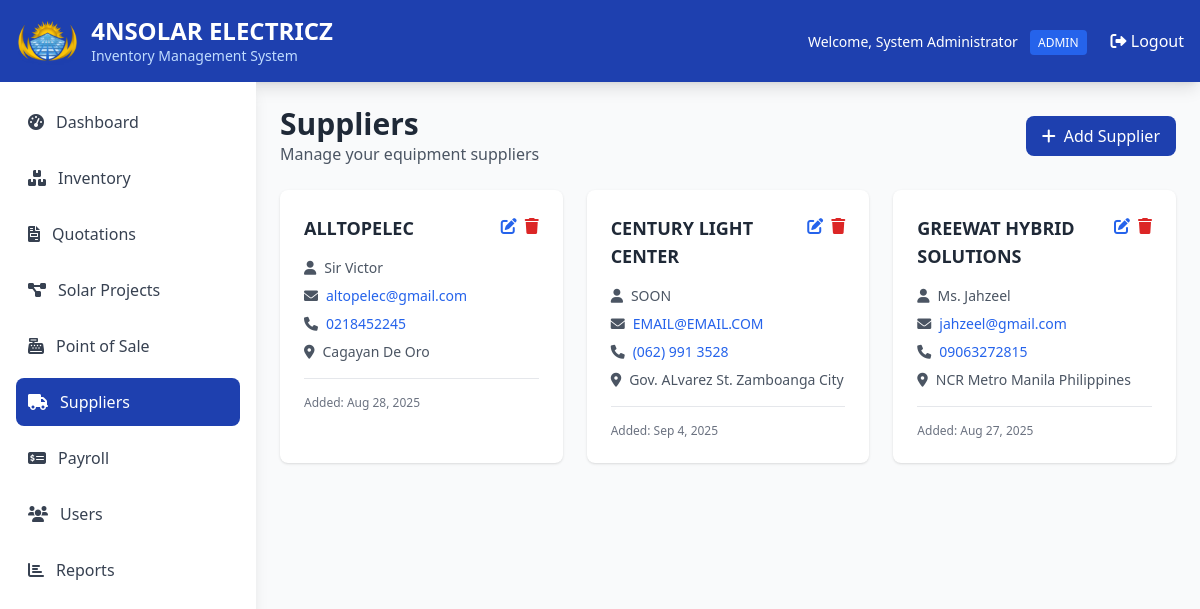
Page /suppliers.php (signed in) on the committed database.
### tables this page shows
CREATE TABLE `suppliers` (
  `id` int(11) NOT NULL,
  `name` varchar(100) NOT NULL,
  `contact_person` varchar(100) DEFAULT NULL,
  `email` varchar(100) DEFAULT NULL,
  `phone` varchar(20) DEFAULT NULL,
  `address` text DEFAULT NULL,
  `created_at` timestamp NOT NULL DEFAULT current_timestamp(),
  `updated_at` timestamp NOT NULL DEFAULT current_timestamp() ON UPDATE current_timestamp(),
  `is_active` tinyint(1) DEFAULT 1
);

### includes/config.php (called while the page is built, shortened)
<?php
function isLoggedIn() {
    return isset($_SESSION['user_id']);
}
function hasRole($role) {
    return isset($_SESSION['role']) && $_SESSION['role'] === $role;
}
function hasPermission($roles) {
    if ($_SESSION['role'] === ROLE_ADMIN) return true;
    return in_array($_SESSION['role'], $roles);
}
?>

### includes/suppliers.php (called while the page is built, shortened)
<?php
require_once 'config.php';
function getSuppliers($active_only = true) {
    global $pdo;
    $sql = "SELECT * FROM suppliers";
    $sql .= " ORDER BY name";
    $stmt = $pdo->query($sql);
    return $stmt->fetchAll();
}
?>

### suppliers.php (the view, shortened to what this page needs)
<?php
require_once 'includes/config.php';
require_once 'includes/auth.php';
require_once 'includes/suppliers.php';
$action = $_GET['action'] ?? 'list';
switch ($action) {
    default:
        $suppliers = getSuppliers(false);
        break;
}
include 'includes/header.php';
?>
<?php if ($action == 'list'): ?>
<div class="mb-6">
    <div class="flex justify-between items-center">
        <div>
            <h1 class="text-3xl font-bold text-gray-800">Suppliers</h1>
            <p class="text-gray-600">Manage your equipment suppliers</p>
        </div>
        <?php if (hasPermission([ROLE_ADMIN, ROLE_HR])): ?>
        <a href="?action=add" class="bg-solar-blue text-white px-4 py-2 rounded-lg hover:bg-blue-800 transition">
            <i class="fas fa-plus mr-2"></i>Add Supplier
        </a>
        <?php endif; ?>
    </div>
</div>
<div class="grid grid-cols-1 md:grid-cols-2 lg:grid-cols-3 gap-6">
    <?php if (!empty($suppliers)): ?>
        <?php foreach ($suppliers as $supplier): ?>
        <div class="bg-white rounded-lg shadow p-6 <?php echo !$supplier['is_active'] ? 'opacity-60' : ''; ?>">
            <div class="flex justify-between items-start mb-4">
                <div>
                    <h3 class="text-lg font-semibold text-gray-800"><?php echo htmlspecialchars($supplier['name']); ?></h3>
                </div>
                <div class="flex space-x-2">
                    <?php if (hasPermission([ROLE_ADMIN, ROLE_HR])): ?>
                    <a href="?action=edit&id=<?php echo $supplier['id']; ?>" class="text-blue-600 hover:text-blue-800">
                        <i class="fas fa-edit"></i>
                    </a>
                    <?php endif; ?>
                    <?php if (hasRole(ROLE_ADMIN)): ?>
                    <a href="?action=delete&id=<?php echo $supplier['id']; ?>" class="text-red-600 hover:text-red-800"
                       onclick="return confirmDelete('Are you sure you want to delete this supplier?')">
                        <i class="fas fa-trash"></i>
                    </a>
                    <?php endif; ?>
                </div>
            </div>
            <div class="space-y-2 text-sm text-gray-600">
                <?php if ($supplier['contact_person']): ?>
                <p><i class="fas fa-user mr-2"></i><?php echo htmlspecialchars($supplier['contact_person']); ?></p>
                <?php endif; ?>
                <?php if ($supplier['email']): ?>
                <p><i class="fas fa-envelope mr-2"></i><a href="mailto:<?php echo htmlspecialchars($supplier['email']); ?>" class="text-blue-600 hover:underline"><?php echo htmlspecialchars($supplier['email']); ?></a></p>
                <?php endif; ?>
                <?php if ($supplier['phone']): ?>
                <p><i class="fas fa-phone mr-2"></i><a href="tel:<?php echo htmlspecialchars($supplier['phone']); ?>" class="text-blue-600 hover:underline"><?php echo htmlspecialchars($supplier['phone']); ?></a></p>
                <?php endif; ?>
                <?php if ($supplier['address']): ?>
                <p><i class="fas fa-map-marker-alt mr-2"></i><?php echo htmlspecialchars($supplier['address']); ?></p>
                <?php endif; ?>
            </div>
            <div class="mt-4 pt-4 border-t text-xs text-gray-500">
                Added: <?php echo date('M j, Y', strtotime($supplier['created_at'])); ?>
            </div>
        </div>
        <?php endforeach; ?>
    <?php endif; ?>
</div>
<?php endif; ?>
<?php include 'includes/footer.php'; ?>

### rows in the picture
suppliers: name "ALLTOPELEC", contact_person "Sir Victor", email "altopelec@gmail.com", phone "0218452245", address "Cagayan De Oro", created_at "Aug 28, 2025"
suppliers: name "CENTURY LIGHT CENTER", contact_person "SOON", email "EMAIL@EMAIL.COM", phone "(062) 991 3528", address "Gov. ALvarez St. Zamboanga City", created_at "Sep 4, 2025"
suppliers: name "GREEWAT HYBRID SOLUTIONS", contact_person "Ms. Jahzeel", email "jahzeel@gmail.com", phone "09063272815", address "NCR Metro Manila Philippines", created_at "Aug 27, 2025"

### other values in the picture
$_SESSION['full_name'] "System Administrator"
$_SESSION['role'] "ADMIN"
